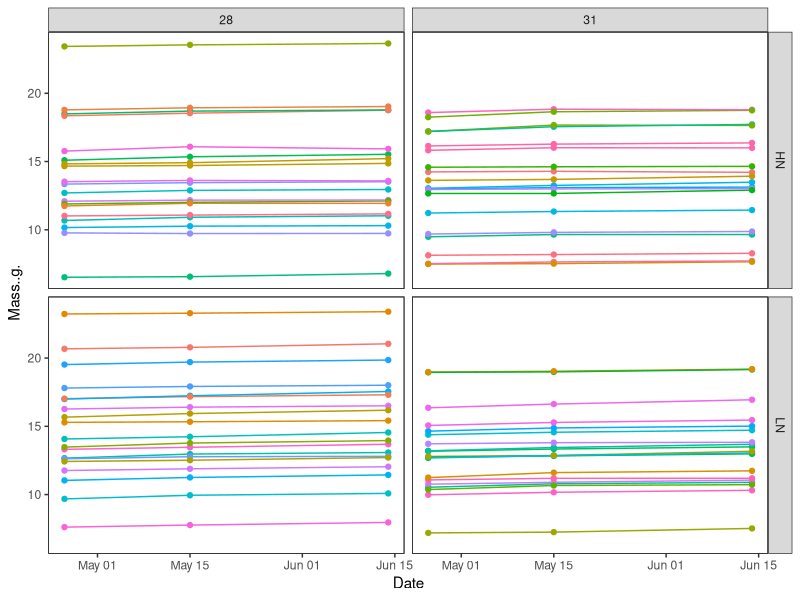
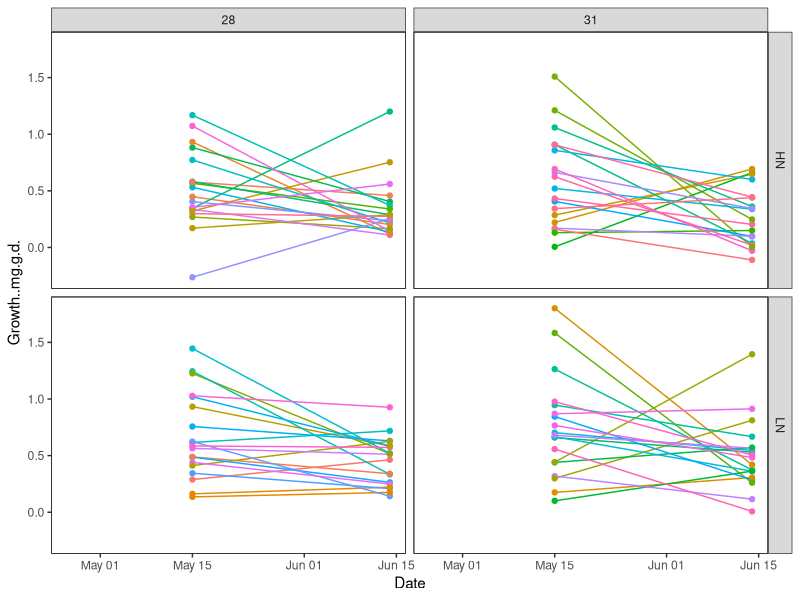
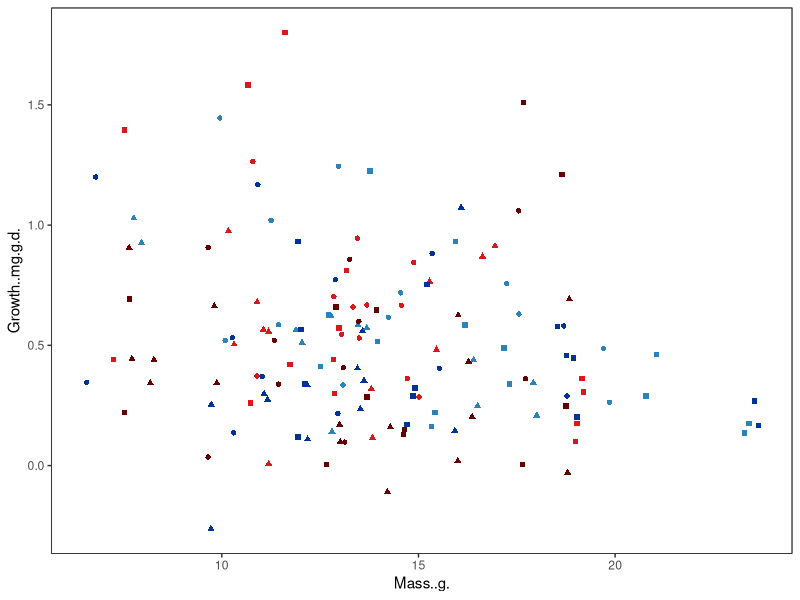
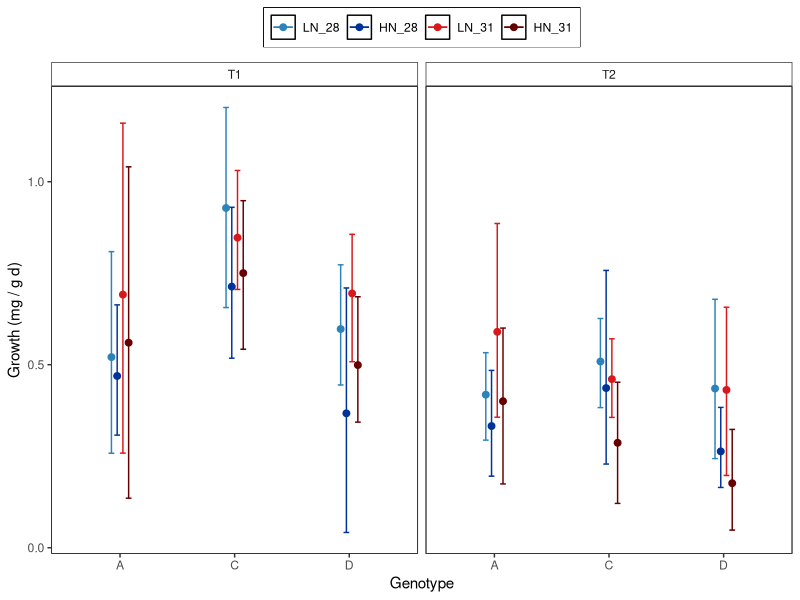
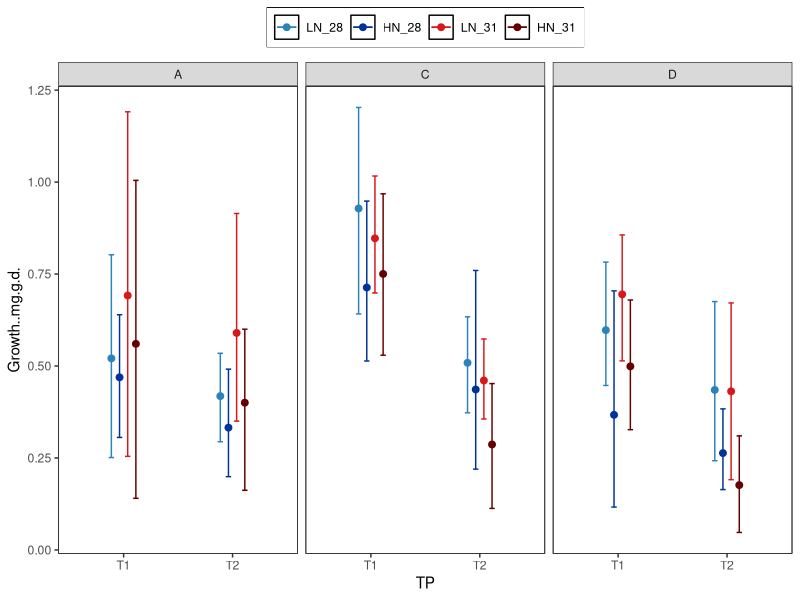
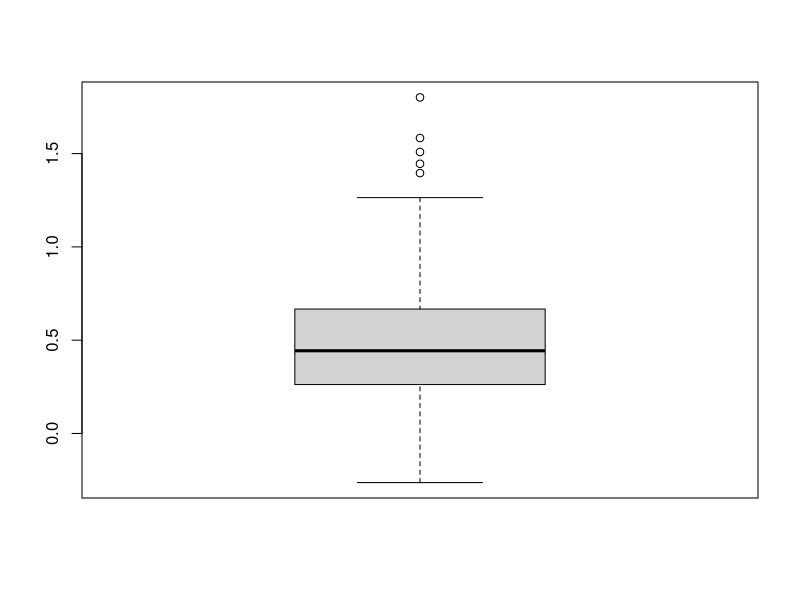

The R source for these figures, in order: (Note: this script raises an error after producing the figures.)
## ---- chunk 1
knitr::opts_chunk$set(echo = TRUE, warning=FALSE, message=FALSE) 
                      #fig.width=4, fig.height=3 )
## ---- chunk 2

# Libraries
  library(reshape2)
  library(tidyverse)

# Graphs
# Plots
MyTheme<-theme_bw() +  
theme(legend.position="top",
          plot.background=element_blank(),
          #axis.text.x = element_text(angle = 90, vjust = 0.5),
          panel.grid.major.y = element_blank(),
          panel.grid.major.x = element_blank(),
          panel.grid.minor.x = element_blank(),
          panel.grid.minor.y = element_blank(),
          legend.box.background = element_rect(),
          legend.title = element_blank(),
          panel.background =element_rect(fill = NA, 
                                         color = "black"))#+
  #guides(fill=guide_legend(nrow=2,byrow=TRUE), shape=guide_legend(nrow=3,byrow=TRUE))

Treat_fill<-scale_fill_manual(values =
                           c("#2b83ba", "#003399",
                             "#d7191c", "#660000"))

Treat_colour<-scale_colour_manual(values =
                           c("#2b83ba", "#003399",
                             "#d7191c", "#660000"))
    
# Data    
  # Fragment list
  CurrentFragments<-read.csv("Metadata/Fragment_Replicate.csv", header = T)
## ---- chunk 3

# Long (processed) data
Corrected_long<-read.csv("Long_data_Growth.csv")
  n_RunB <- data.frame(table(Corrected_long$Fragment))
  colnames(n_RunB)<-c("Fragment","Samples")

Corrected_long<-dplyr::left_join(Corrected_long, CurrentFragments, by ="Fragment")

Corrected_long$N_T<-factor(paste(Corrected_long$Nutrients, Corrected_long$Temp, sep = "_"))
Corrected_long<-Corrected_long %>% drop_na(Temp, Nutrients)
Corrected_long$N_T<-factor(Corrected_long$N_T, levels = c("LN_28", "HN_28", "LN_31", "HN_31"))

Corrected_long$Date<-as.Date(Corrected_long$Date)

Corrected_long <- subset(Corrected_long, Corrected_long$Fragment!='A_324')
Corrected_long <- subset(Corrected_long, Corrected_long$Fragment!='C_513')


summary(Corrected_long)
#Typos<-dplyr::anti_join(Corrected_long, CurrentFragments, by ="Fragment")
# Corrected_long<-dplyr::left_join(Corrected_long, n_RunB, by ="Fragment")

#write.csv(Corrected_long, "Corrected_long3.csv", row.names = FALSE)

  
## ---- chunk 4
BW_rep<- ggplot(Corrected_long, aes (Date, Mass..g., colour=factor(Fragment))) +
  geom_line() + 
  geom_point()+
  MyTheme+
  theme(legend.position = "none")
BW_rep + facet_grid (Nutrients~Temp) 

BW_rep<- ggplot(Corrected_long, aes (Date, Growth..mg.g.d., colour=factor(Fragment))) +
  geom_line() + 
  geom_point()+
  MyTheme+
  theme(legend.position = "none")
BW_rep + facet_grid (Nutrients~Temp) 


BW_rep<- ggplot(Corrected_long, aes (Mass..g., Growth..mg.g.d., 
                                     colour=factor(N_T), 
                                     shape=Colony)) +
  geom_point()+ Treat_colour+
  MyTheme+
  theme(legend.position = "none")
BW_rep
## ---- chunk 5

BW<- ggplot(Corrected_long[Corrected_long$TP!="T0", ], 
            aes (Genotype, Growth..mg.g.d., colour=factor(N_T))) + 
      MyTheme + Treat_fill+Treat_colour+
      stat_summary(fun.data = "mean_cl_boot",geom = "errorbar",
               width = 0.2, position=position_dodge(width=0.2))+
      stat_summary(fun.y=mean, geom="point", 
                position=position_dodge(width=0.2), size =2, alpha=1) +
      stat_summary(fun.y=mean, geom="line",  position=position_dodge(width=0.2)) + 
      #geom_point(position=position_dodge(width=0.2))+
      
      #scale_x_continuous(name="Days", 
       #                  breaks = seq(0, 30, by=15)) +
      scale_y_continuous(name="Growth (mg / g d)", 
                       breaks = seq(-1, 2, by=0.5)) +
    theme(legend.position="top",
        legend.title = element_blank(), 
        strip.background =element_rect(fill=NA)) +
  facet_wrap(~TP)
BW

BW_Trea<- ggplot(Corrected_long[Corrected_long$TP!="T0", ], 
                  aes (TP, Growth..mg.g.d., colour=factor(N_T))) +
  Treat_fill+
  Treat_colour+
  #geom_point(aes(fill=N_T), shape=21, alpha=0.1)+
  stat_summary(fun.data = "mean_cl_boot",geom = "errorbar",
               width = 0.2, position=position_dodge(width=0.3))+
  stat_summary(fun.y=mean, geom="point", 
                position=position_dodge(width=0.3), size =2, alpha=1) +
  stat_summary(fun.y=mean, geom="line",  position=position_dodge(width=0.3)) + 
  MyTheme + facet_grid(~Genotype)
  # scale_x_date(date_breaks = "1 week", 
  #              date_labels = "%b/%d")+
BW_Trea 

#ggsave("Outputs/YII_Trea.svg", YII_Trea, width=4, height=3,dpi = 300)

## ---- chunk 6

outliers_ofav <- boxplot(Corrected_long$Growth..mg.g.d., plot=T)$out # 1 outlier

# Shapiro test, p-values below 0.05 indicate violations of normality assumptions
shapiro.test(Corrected_long$Growth..mg.g.d.)
# normal
## ---- chunk 7

# Libraries
  library(lme4)
  library(multcomp)
  library(multcompView)
  library(emmeans)
  library(effects)
  library(lmerTest)

# More complex model

AW_1 <- lmer(Growth..mg.g.d. ~ TP * Nutrients * Temp +
                             (1|Genotype/Fragment), REML=TRUE, data=Corrected_long)

step(AW_1)

# Final model
AM_1 <- lmer(Growth..mg.g.d. ~ TP + Nutrients + (1 | Genotype),  data=Corrected_long)
summary(AM_1)
anova(AM_1)
ranova(AM_1)

layout(matrix(1:4,2,2))
plot(AM_1)

plot(Effect(c("Nutrients","TP"), AM_1), x.var="TP", multiline=T, ci.style="bars")

#  Pair-wise comparisons
BW_Emm<-cld(emmeans(AM_1, specs = c("Nutrients", "TP")))
BW_Emm
write.csv(BW_Emm, "Outputs/BW_Emmeans.csv")
